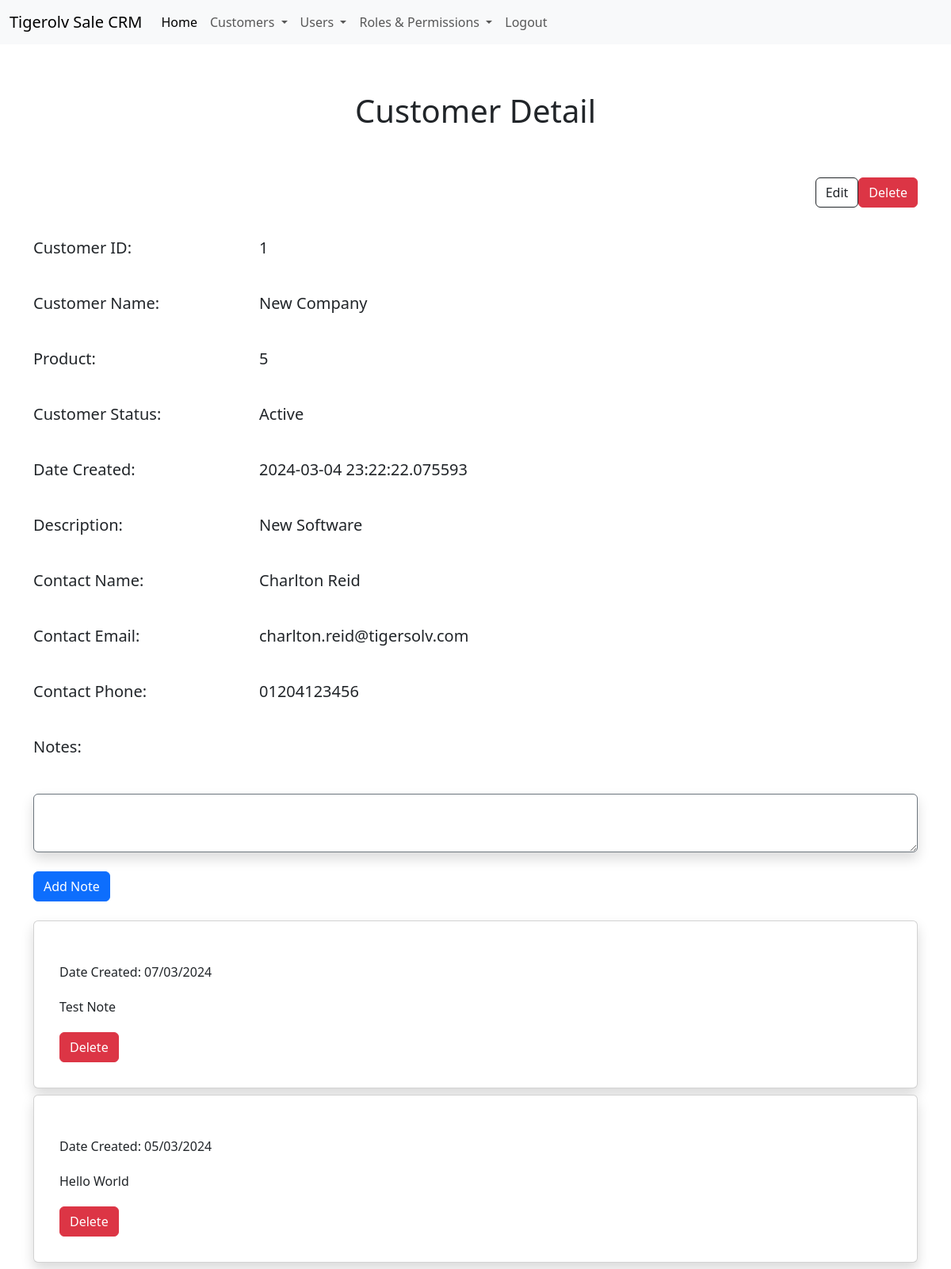
The app's page /customer/1 (signed in) with its own data.
### app/models.py (models this page shows, shortened)
class Customer(db.Model):
    __tablename__ = 'customer'
    CustomerId = db.Column(db.Integer,primary_key=True)
    ProductId = db.Column(db.Integer)
    Name = db.Column(db.String(128))
    Description = db.Column(db.String(5000))
    Status = db.Column(db.String(64))
    ContactName = db.Column(db.String(128))
    ContactEmail = db.Column(db.String(128))
    ContactPhone = db.Column(db.String(64))
    AgentId = db.Column(db.Integer,db.ForeignKey('user.UserId'))
    DateCreated = db.Column(db.DateTime , default=datetime.utcnow)
    notes = db.relationship('Note',backref='customer',lazy='dynamic')

class Note(db.Model):
    __tablename__ = 'note'
    NoteId = db.Column(db.Integer,primary_key=True)
    CustomerId = db.Column(db.Integer,db.ForeignKey('customer.CustomerId'))
    AgentId = db.Column(db.Integer,db.ForeignKey('user.UserId'))
    Note = db.Column(db.String(2000))
    DateCreated = db.Column(db.DateTime, default=datetime.now)

### app/main/views.py (the view, shortened to what this page needs)
@main.route('/customer/<int:id>', methods=['GET','POST'])
@login_required
@permission_required(Permission.VIEW)
def customerdetail(id):
    form = CreateNoteForm()
    customer = db.session.query(Customer).filter_by(CustomerId=id).order_by(Customer.DateCreated.desc()).all()
    customerNotes = Note.query.filter_by(CustomerId=id).order_by(Note.DateCreated.desc()).all()
    return render_template('customer.html', customer=customer, current_user=current_user, form=form , customerNotes=customerNotes)

### app/main/forms.py
class CreateNoteForm(FlaskForm):
    note = TextAreaField('Note')
    submit = SubmitField('Submit')

### app/auth/views.py (called while the page is built)
@auth.before_app_request
def before_request():
    if current_user.is_authenticated:
        if not current_user.Confirmed \
                and request.blueprint != 'auth' \
                and request.endpoint != 'static':
            return redirect(url_for('auth.unconfirmed'))

### app/models.py (called while the page is built)
    @login_manager.user_loader
    def load_user(user_id):
        return User.query.get(int(user_id))

    def can(self,permissions):
        return self.Role is not None and (self.Role & permissions) == permissions

### app/templates/customer.html (shortened to what this page needs)
{% extends 'base.html' %}
{% block head %}
    <link rel="stylesheet" href="{{ url_for('static', filename='css/customer.css') }}">
{% endblock head %}
{% block body %}
<div class="container">
    <h1>Customer Detail</h1>
    <div class="row">
        <div class="col-3">
        </div>
        <div class="col d-flex justify-content-end">
            <a class="btn btn-outline-dark mb-3" href="/customer/edit/{{customer[0].CustomerId}}" role="button">Edit</a>
            <button class="btn btn-danger mb-3" data-bs-toggle="modal" data-bs-target="#deleteModal">Delete</button>
        </div>
    </div>
    <div class="row">
        <div class="col-3">
            <p class="fs-5">Customer ID:</p>
        </div>
        <div class="col-5">
            <p class="fs-5">{{ customer[0].CustomerId }}</p>
        </div>
    </div>
    <div class="row">
        <div class="col-3 align-items-center">
            <p class="fs-5">Customer Name:</p>
        </div>
        <div class="col-5 align-items-center">
            <p class="fs-5">{{ customer[0].Name }}</p>
        </div>
    </div>
    <div class="row">
        <div class="col-3">
            <p class="fs-5">Product:</p>
        </div>
        <div class="col-5">
            <p class="fs-5">{{ customer[0].ProductId }}</p>
        </div>
    </div>
    <div class="row">
        <div class="col-3">
            <p class="fs-5">Customer Status:</p>
        </div>
        <div class="col-5">
            <p class="fs-5">{{ customer[0].Status }}</p>
        </div>
    </div>
    <div class="row">
        <div class="col-3">
            <p class="fs-5">Date Created:</p>
        </div>
        <div class="col-5">
            <p class="fs-5">{{ customer[0].DateCreated }}</p>
        </div>
    </div>
    <div class="row">
        <div class="col-3">
            <p class="fs-5">Description:</p>
        </div>
        <div class="col-5">
            <p class="fs-5">{{ customer[0].Description }}</p>
        </div>
    </div>
    <div class="row">
        <div class="col-3">
            <p class="fs-5">Contact Name:</p>
        </div>
        <div class="col-5">
            <p class="fs-5">{{ customer[0].ContactName }}</p>
        </div>
    </div>
    <div class="row">
        <div class="col-3">
            <p class="fs-5">Contact Email:</p>
        </div>
        <div class="col-5">
            <p class="fs-5">{{ customer[0].ContactEmail }}</p>
        </div>
    </div>
    <div class="row">
        <div class="col-3">
            <p class="fs-5">Contact Phone:</p>
        </div>
        <div class="col-5">
            <p class="fs-5">{{ customer[0].ContactPhone }}</p>
        </div>
    </div>
    <div class="row">
        <div class="col-3">
            <p class="fs-5">Notes:</p>
        </div>
    </div>
</div>
<div class="container mt-4">
    <div class="row">
        <form method="POST" action="/customer/{{ customer[0].CustomerId }}">
            <div class="form-floating">
                {{ form.note(class='form-control mb-4 shadow p-3 bg-body rounded border border-secondary', placeholder="Add Note", id='noteInput') }}
            </div>
            {{ form.submit(class='btn btn-primary mb-4', value="Add Note") }}
        </form>
    </div>
    {% for result in customerNotes %}
    <div class="card shadow p-3 mb-2 bg-body rounded">
        <div class="card-body" data-url="note/delete/{{ result.NoteId }}">
            <p class="align-self-start">Date Created: {{ result.DateCreated.strftime('%d/%m/%Y') }}</p>
            <p>{{ result.Note }}</p>
            <button class="btn btn-danger" data-bs-toggle="modal" data-bs-target="#deleteNoteModal">Delete</button>
        </div>
    </div>
    {% endfor %}
</div>
{% endblock body %}

### app/static/css/customer.css (style rules this page uses)
h1 { text-align: center; margin-block: 60px; }
p { margin-block: 20px; }
#noteInput { height: auto; }

### records on screen
Customer: CustomerId "1", Name "New Company", ProductId "5", Status "Active", DateCreated "2024-03-04 23:22:22.075593", Description "New Software", ContactName "Charlton Reid", ContactEmail "charlton.reid@tigersolv.com", ContactPhone "01204123456"
Note: DateCreated "07/03/2024", Note "Test Note"
Note: DateCreated "05/03/2024", Note "Hello World"
